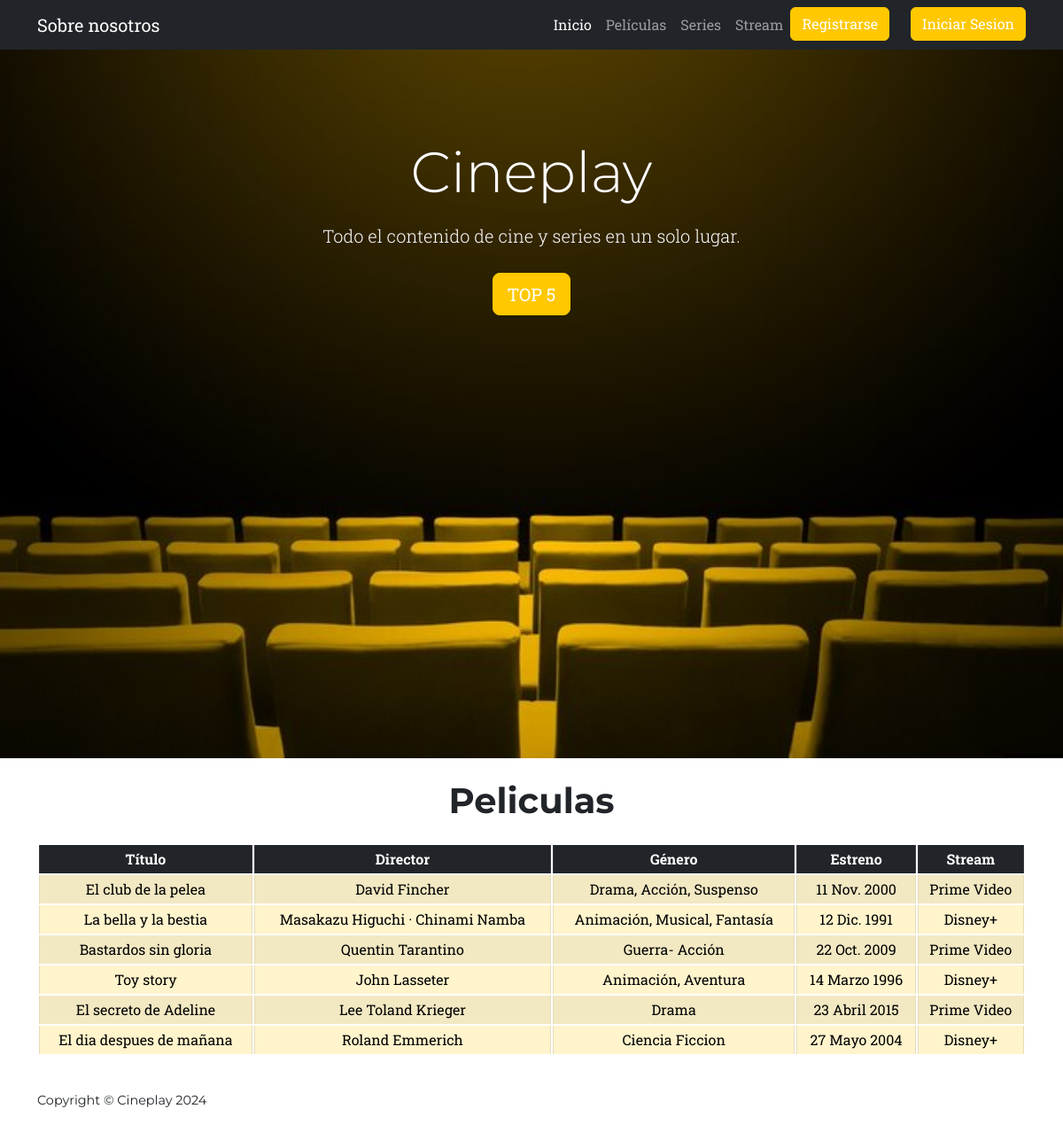
Page /peliculas/ on the committed database.
### app_play/models.py (models this page shows, shortened)
class Pelicula(models.Model):
    titulo = models.CharField(max_length=100)
    puntuacion = models.FloatField(default=0.0)
    duracion = models.CharField(max_length=50, blank=True, null=True, help_text="Duración en horas y minutos")
    director = models.CharField(max_length=100)
    genero = models.CharField(max_length=100)
    estreno = models.DateField()
    portada = models.ImageField(upload_to='portadas/', default='portadas/default_portada.jpg')
    stream = models.ForeignKey('Stream', on_delete=models.CASCADE)
    sinopsis = models.TextField(blank=True, null=True)

class Stream(models.Model):
    nombre = models.CharField(max_length=100)
    portada = models.ImageField(upload_to='portadas/', default='portadas/default_portada.jpg')
    precio = models.DecimalField(max_digits=10, decimal_places=2, null=True, blank=True)
    url = models.URLField(max_length=100)

### app_play/views.py (the view)
# urls.py: path('peliculas/', views.peliculas, name='peliculas'),
def peliculas(request):
    query=request.GET.get('q')
    if query:
        pelis = Pelicula.objects.filter(titulo__icontains=query)
    else:
        pelis = Pelicula.objects.all()
    return render(request,'app_play/peliculas.html', {"pelis": pelis, "query": query})

### app_play/templates/app_play/peliculas.html (shortened to what this page needs)
{% extends "app_play/base.html" %}
{% load static %}
{% block content %}
<h1 class="text-center my-4">Peliculas</h1>
{% if pelis %}
<div class="container">
    <div class="table-responsive" style="overflow-x: auto;">
        <table class="table table-striped table-bordered table-hover table-sm text-center">
            <thead class="table-dark">
                <tr>
                    <th>Título</th>
                    <th>Director</th>
                    <th>Género</th>
                    <th>Estreno</th>
                    <th>Stream</th>
                </tr>
            </thead>
            <tbody>
                {% for pelicula in pelis %}
                <tr class="table-warning">
                    <td>{{ pelicula.titulo }}</td>
                    <td>{{ pelicula.director }}</td>
                    <td>{{ pelicula.genero }}</td>
                    <td>{{ pelicula.estreno }}</td>
                    <td>{{ pelicula.stream.nombre }}</td>
                </tr>
                {% endfor %}
            </tbody>
        </table>
    </div>
</div>
{% else %}
<p class="text-center">No se encontraron películas.</p>
{% endif %}
{% endblock %}

### app_play/templates/app_play/base.html (shortened to what this page needs)
{% load static %}
<!DOCTYPE html>
<html lang="en">
<head>
  <link href="{% static 'app_play/css/styles.css' %}" rel="stylesheet" />
</head>
<body id="page-top">
  <nav class="navbar navbar-expand-lg navbar-dark bg-dark">
    <div class="container">
      <a class="navbar-brand" href="{% url 'sobre_nosotros' %}">Sobre nosotros</a>
      <div class="collapse navbar-collapse" id="navbarNav">
        <ul class="navbar-nav ms-auto">
          <li class="nav-item">
            <a class="nav-link active" aria-current="page" href="{% url 'inicio' %}">Inicio</a>
          </li>
          <li class="nav-item">
            <a class="nav-link" href="{% url 'peliculas' %}">Películas</a>
          </li>
          <li class="nav-item">
            <a class="nav-link" href="{% url 'series' %}">Series</a>
          </li>
          <li class="nav-item">
            <a class="nav-link" href="{% url 'stream' %}">Stream</a>
          </li>
          {% if user.is_authenticated %}
          <div class="dropdown">
            <button class="btn btn-primary me-4 dropdown-toggle" type="button" id="perfilDropdown" data-bs-toggle="dropdown" aria-expanded="false">
                Mi Perfil
            </button>
            <ul class="dropdown-menu" aria-labelledby="perfilDropdown">
                <li><a class="dropdown-item" href="{% url 'mostrar_mensajes' %}">Mis mensajes</a></li>
                <li><a class="dropdown-item" href="{% url 'enviar_mensaje' %}">Enviar mensaje</a></li>
                <li><hr class="dropdown-divider"></li>
                <li><a class="dropdown-item" href="{% url 'perfil' %}">Ver Perfil</a></li>
                <li><a class="dropdown-item" href="{% url 'editar_perfil' %}">Editar Perfil</a></li>
                <li><a class="dropdown-item" href="{% url 'cambiar_contraseña' %}">Cambiar contraseña</a></li>
                <li><hr class="dropdown-divider"></li>
                <li><a class="dropdown-item" href="{% url 'cerrar_sesion' %}">Cerrar Sesión</a></li>
            </ul>
        </div>
          {% else %}
          <li class="nav-item"><a class="btn btn-primary me-4" href="{% url 'registro' %}">Registrarse</a></li>
          <li class="nav-item"><a class="btn btn-primary" href="{% url 'inicio_sesion' %}">Iniciar Sesion</a></li>
          {% endif %}
        </ul>
      </div>
    </div>
  </nav>
  <header class="masthead" style="background-color: #212529; color: white; padding: 100px 0;">
    <div class="container text-center">
      <h1 class="display-3 font-weight-bold mb-3">Cineplay</h1>
      <p class="lead mb-4">Todo el contenido de cine y series en un solo lugar.</p>
      <a class="btn btn-primary btn-lg text-uppercase" href="{% url 'top_5' %}">Top 5</a>
    </div>
  </header>
  {% block content %}{% endblock %}
  <footer class="footer py-4">
    <div class="container">
      <div class="row align-items-center">
        <div class="col-lg-6 text-lg-start">Copyright &copy; Cineplay 2024</div>
      </div>
    </div>
  </footer>
</body>
</html>

### rows in the picture
Pelicula: titulo "El club de la pelea", director "David Fincher", genero "Drama, Acción, Suspenso", estreno "11 Nov. 2000", stream.nombre "Prime Video"
Pelicula: titulo "La bella y la bestia", director "Masakazu Higuchi · Chinami Namba", genero "Animación, Musical, Fantasía", estreno "12 Dic. 1991", stream.nombre "Disney+"
Pelicula: titulo "Bastardos sin gloria", director "Quentin Tarantino", genero "Guerra- Acción", estreno "22 Oct. 2009", stream.nombre "Prime Video"
Pelicula: titulo "Toy story", director "John Lasseter", genero "Animación, Aventura", estreno "14 Marzo 1996", stream.nombre "Disney+"
Pelicula: titulo "El secreto de Adeline", director "Lee Toland Krieger", genero "Drama", estreno "23 Abril 2015", stream.nombre "Prime Video"
Pelicula: titulo "El dia despues de mañana", director "Roland Emmerich", genero "Ciencia Ficcion", estreno "27 Mayo 2004", stream.nombre "Disney+"
